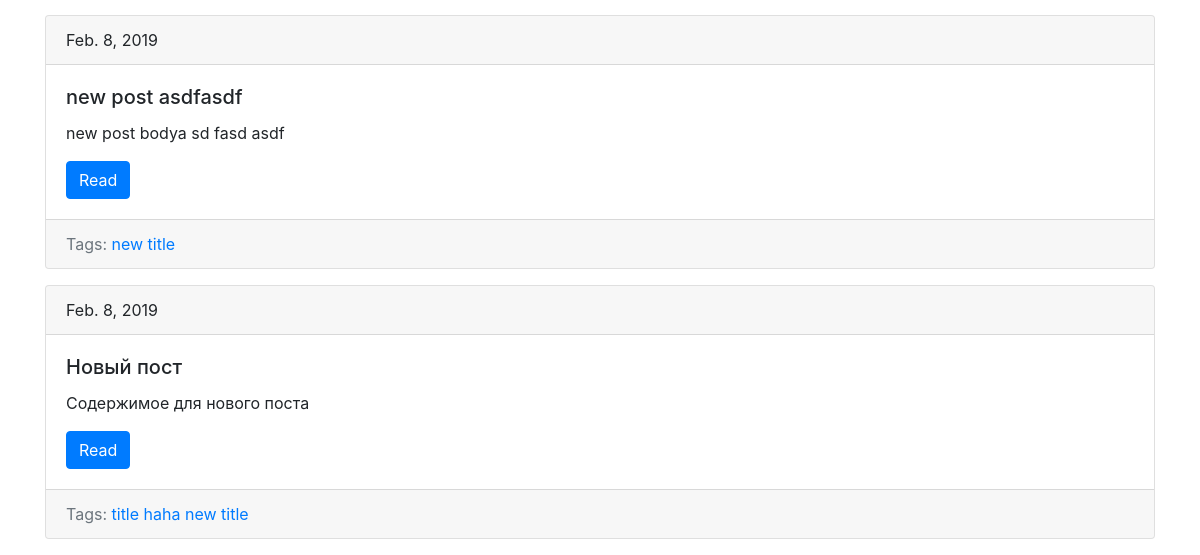
The page /blog/ (lower part) on the database as committed earlier.
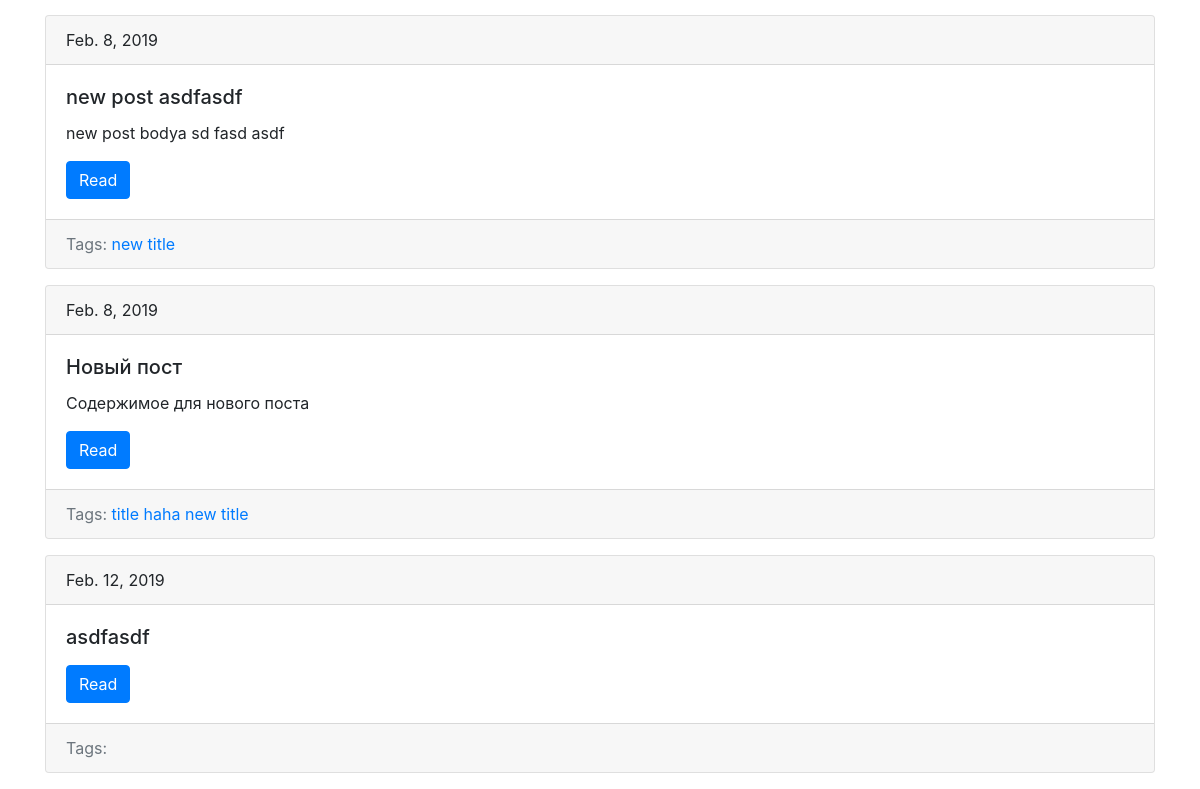
The same page on the database as committed later.
### blog/models.py (models this page shows, shortened)
class Post(models.Model):
    title = models.CharField(max_length=150, db_index=True)
    slug = models.CharField(max_length=150, unique=True)
    body = models.TextField(blank=True, db_index=True)
    date_pub = models.DateTimeField(auto_now_add=True)
    tags = models.ManyToManyField('Tag', blank=True, related_name='posts')
    def get_absolute_url(self):
        return reverse('blog_post_detail', kwargs={'slug': self.slug})

class Tag(models.Model):
    title = models.CharField(max_length=50)
    slug = models.CharField(max_length=50, unique=True)
    def get_absolute_url(self):
        return reverse('blog_tag_detail', kwargs={'slug': self.slug})

### blog/views.py (the view)
# urls.py: path('', post_list, name='blog_posts_list'),
def post_list(request):
    model_name = 'post'
    search_query = request.GET.get('search', '')
    if search_query:
        items = Post.objects.filter(Q(title__icontains=search_query) | Q(body__icontains=search_query))
    else:
        items = Post.objects.all()
    return render(request, f'blog/{model_name}_list.html', {'items': items, 'search_query': search_query})

### blog/templates/blog/post_list.html (shortened to what this page needs)
{% extends 'blog/base.html' %}
{% block content %}
    {% for item in items %}
        {% include 'blog/includes/post_card_template.html' %}
    {% endfor %}
{% endblock %}

### blog/templates/blog/includes/post_card_template.html
<div class="card mb-3">
    <div class="card-header">
        {{ item.date_pub.date }}
    </div>
    <div class="card-body">
        <h5 class="card-title">{{ item.title }}</h5>
        <p class="card-text">{{ item.body | truncatewords:15 }}</p>
        <a href="{{ item.get_absolute_url }}" class="btn btn-primary">Read</a>
    </div>
  <div class="card-footer text-muted">
  Tags:
      {% for tag in item.tags.all %}
          <a href="{{ tag.get_absolute_url }}">{{ tag.title }}</a>
      {% endfor %}
  </div>
</div>

Rows that differ between the two databases and show on the page:
added Post: date_pub "Feb. 12, 2019", title "asdfasdf"
